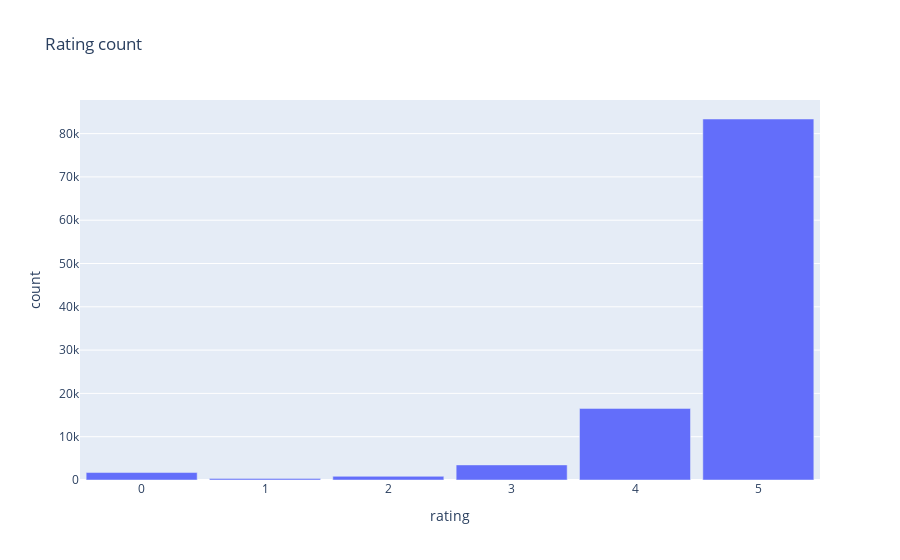

The notebook cell this image was saved under:
### Code cell
fig = px.bar(x=df_ratings['rating'].value_counts().index, y=df_ratings['rating'].value_counts().values, 
             title='Rating count', labels={'x': 'rating', 'y': 'count'})
fig.update_layout(bargap=0.1)
fig.show()

### Figure 1 — Plotly figure (JSON) as saved in the notebook; plotly's stock layout.template omitted (floating-point values rounded to 4 significant figures)
{"data": [{"hovertemplate": "rating=%{x}<br>count=%{y}<extra></extra>", "legendgroup": "", "marker": {"color": "#636efa", "pattern": {"shape": ""}}, "name": "", "orientation": "v", "showlegend": false, "textposition": "auto", "type": "bar", "x": [5, 4, 3, 0, 2, 1], "xaxis": "x", "y": [83373, 16535, 3486, 1724, 851, 319], "yaxis": "y"}], "layout": {"bargap": 0.1, "barmode": "relative", "legend": {"tracegroupgap": 0}, "title": {"text": "Rating count"}, "xaxis": {"anchor": "y", "domain": [0, 1], "title": {"text": "rating"}}, "yaxis": {"anchor": "x", "domain": [0, 1], "title": {"text": "count"}}}}
